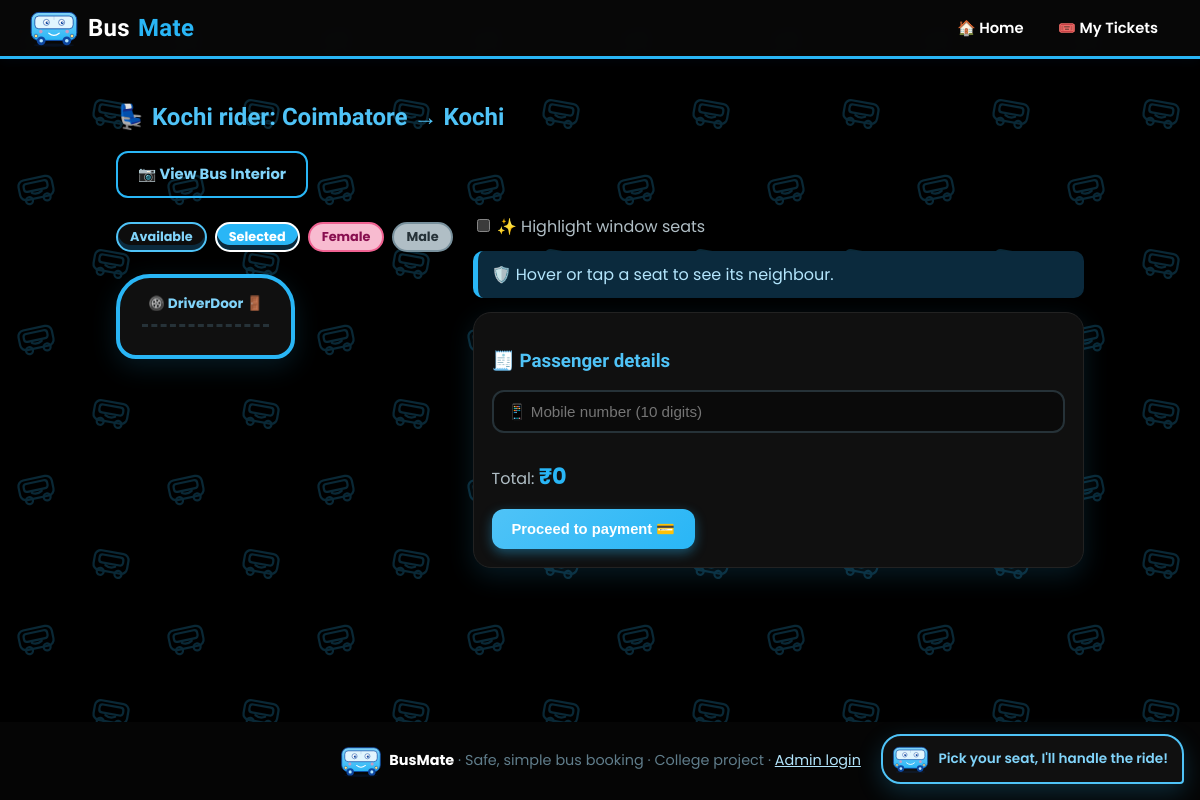
The app's page /route/2/seats with its own data.
### tables this page shows
CREATE TABLE routes(id INTEGER PRIMARY KEY, bus_name TEXT, bus_type TEXT, source TEXT, destination TEXT, travel_date TEXT, dep_time TEXT, price INTEGER);

### app.py (the view)
@app.route("/route/<int:rid>/seats")
def seats(rid):
    r = db().execute("SELECT * FROM routes WHERE id=?", (rid,)).fetchone()
    return render_template("seats.html", r=r)

### app.py (called while the page is built)
def db():
    if "db" not in g:
        g.db = sqlite3.connect(DB)
        g.db.row_factory = sqlite3.Row
    return g.db

### templates/seats.html
{% extends "base.html" %}{% block body %}
<h2>💺 {{ r.bus_name }}: {{ r.source }} → {{ r.destination }}</h2>
<p><a class="btn alt" href="/route/{{ r.id }}/preview">📷 View Bus Interior</a></p>
<div class="seat-layout"><div>
<div class="legend"><span class="seat">Available</span><span class="seat picked">Selected</span><span class="seat bF">Female</span><span class="seat bM">Male</span></div>
<div class="busshell"><div class="front"><span>🛞 Driver</span><span>Door 🚪</span></div><div id="bus" data-route="{{ r.id }}" data-price="{{ r.price }}"></div></div></div>
<div class="seat-side"><label><input type="checkbox" id="winOnly"> ✨ Highlight window seats</label>
<div id="info" class="flash" style="background:#E1F5FE;border-color:#29B6F6">🛡️ Hover or tap a seat to see its neighbour.</div>
<form method="post" action="/book" class="card" id="bookForm"><h3>🧾 Passenger details</h3><input type="hidden" name="route_id" value="{{ r.id }}"><input type="hidden" name="data" id="data">
<input name="phone" type="tel" placeholder="📱 Mobile number (10 digits)" pattern="[6-9][0-9]{9}" maxlength="10" title="Enter a 10-digit mobile number" required style="width:100%;margin-bottom:10px"><div id="pax"></div><p>Total: <b style="font-size:1.4rem;color:#29B6F6">₹<span id="total">0</span></b></p><button>Proceed to payment 💳</button></form></div></div>
<script src="/static/js/seats.js"></script>{% endblock %}

### static/css/style.css (style rules this page uses)
:root { --sky:#4FC3F7;--sky2:#29B6F6;--light:#E1F5FE;--pale:#F4FBFF;--dark:#0D47A1;--text:#263238;--shadow:0 8px 24px rgba(41,182,246,.22) }
* { box-sizing:border-box }
body { margin:0;font-family:"Segoe UI",system-ui,sans-serif;background:var(--pale);color:var(--text);min-height:100vh;display:flex;flex-direction:column }
h1,h2,h3 { color:var(--dark) }
.card { background:#fff;border:1px solid var(--light);box-shadow:var(--shadow);border-radius:18px;padding:18px;margin:14px 0 }
input,select { padding:11px 14px;border:2px solid var(--light);border-radius:12px;font-size:.95rem;background:#fff;outline:none;transition:.2s }
button,.btn { display:inline-block;background:linear-gradient(135deg,var(--sky),var(--sky2));color:#fff;border:0;border-radius:12px;padding:11px 20px;font-weight:700;cursor:pointer;text-decoration:none;box-shadow:0 4px 12px rgba(41,182,246,.4);transition:.2s;font-size:.92rem }
.btn.alt { background:#fff;color:var(--dark);border:2px solid var(--sky);box-shadow:none }
.flash { background:#FFF8E1;border-left:5px solid #FFB300;border-radius:10px;padding:11px 14px;margin:12px 0 }
.busshell { display:inline-block;background:#fff;border:4px solid var(--sky);border-radius:34px 34px 20px 20px;padding:14px 22px 18px;box-shadow:var(--shadow);margin:14px 0 }
.front { display:flex;justify-content:space-between;align-items:center;border-bottom:3px dashed var(--light);padding:2px 6px 10px;margin-bottom:10px;color:var(--dark);font-weight:700;font-size:.85rem }
.seat { display:inline-block;width:42px;height:42px;line-height:38px;text-align:center;border:2px solid var(--sky);border-radius:11px 11px 7px 7px;background:#fff;cursor:pointer;font-size:.8rem;font-weight:700;color:var(--dark);box-shadow:inset 0 -5px 0 var(--light);transition:.15s }
.legend { display:flex;gap:8px;flex-wrap:wrap;margin:8px 0 }
.legend .seat { width:auto;padding:0 12px;height:30px;line-height:26px;cursor:default;border-radius:15px }
.picked { background:var(--sky2);color:#fff;border-color:var(--dark) }
.bF { background:#F8BBD0;border-color:#F06292;cursor:not-allowed;box-shadow:none }
.bM { background:#B0BEC5;border-color:#78909C;cursor:not-allowed;box-shadow:none }
.seat-layout { display:flex;gap:20px;flex-wrap:wrap;align-items:flex-start }
.seat-side { flex:1;min-width:260px }
body { font-family:"Poppins","Segoe UI",system-ui,sans-serif;background:var(--pale) url(../images/pattern-light.svg) }
h1,h2,h3,.logo,.hero h1,.route,.price { font-family:"Baloo 2","Poppins","Segoe UI",sans-serif }
body { background:#000 url(../images/pattern-dark.svg);color:#E0E0E0 }
body h1,body h2,body h3,body .route { color:#4FC3F7 }
body .card,body .stat,body table { background:#101010;border-color:#222;color:#E0E0E0;box-shadow:0 8px 26px rgba(41,182,246,.14) }
body input,body select { background:#0a0a0a;color:#fff;border-color:#263238 }
body .flash { background:#1f1900;color:#FFE082;border-left-color:#FFB300 }
body .btn.alt { background:transparent;color:#81D4FA }
body { color:#E0E0E0 }
body p,body label,body small { color:#B0BEC5 }
body a { color:#81D4FA }
body .btn,body button { color:#fff }
body .btn.alt { color:#81D4FA;border-color:#29B6F6 }
body .feat,body .bus-card,body .busshell,body .stat,body .auth-side,body .bubble,body .ticket { background:#101010;box-shadow:0 8px 26px rgba(41,182,246,.14) }
body .busshell { border-color:#29B6F6 }
body .front { color:#81D4FA;border-bottom-color:#263238 }
body .seat { background:#0d0d0d;color:#81D4FA;box-shadow:inset 0 -5px 0 #0b2a3d }
body .seat.picked { background:#29B6F6;color:#fff;border-color:#fff }
body .seat.bF { background:#F8BBD0;color:#880E4F;border-color:#F06292;box-shadow:none }
body .seat.bM { background:#B0BEC5;color:#263238;border-color:#78909C;box-shadow:none }
body #info { background:#0b2a3d!important;color:#B3E5FC;border-left-color:#29B6F6!important }
body input,body select { color-scheme:dark }

### records on screen
routes: bus_name "Kochi rider", source "Coimbatore", destination "Kochi"
